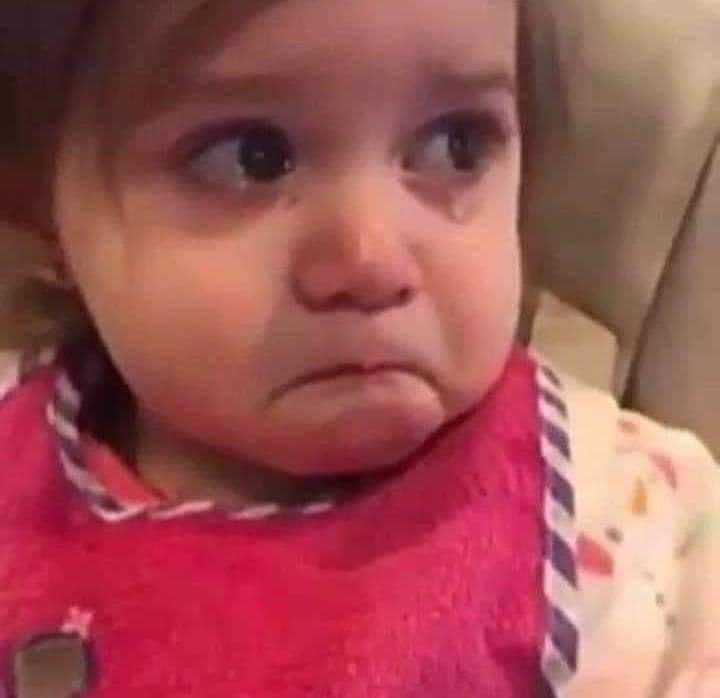
#> input picture baby.jpeg, 720 x 698 px
$ python main.py
#> lines starting #> are read from the running program, lines starting #| are printed output that depends on the picture
from PIL import Image

img = Image.open('baby.jpeg')
#> img is the input picture: PIL image 720x698 RGB; mean R, G, B 159.6, 82.9, 85.2

spin_img = img.transpose(Image.ROTATE_90)
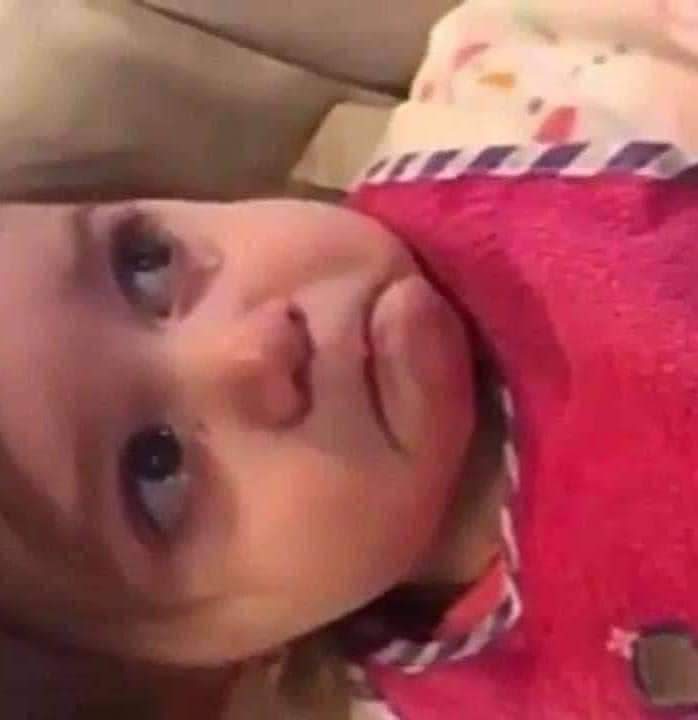
#> spin_img: PIL image 698x720 RGB; mean R, G, B 159.6, 82.9, 85.2

spin_img.show()
